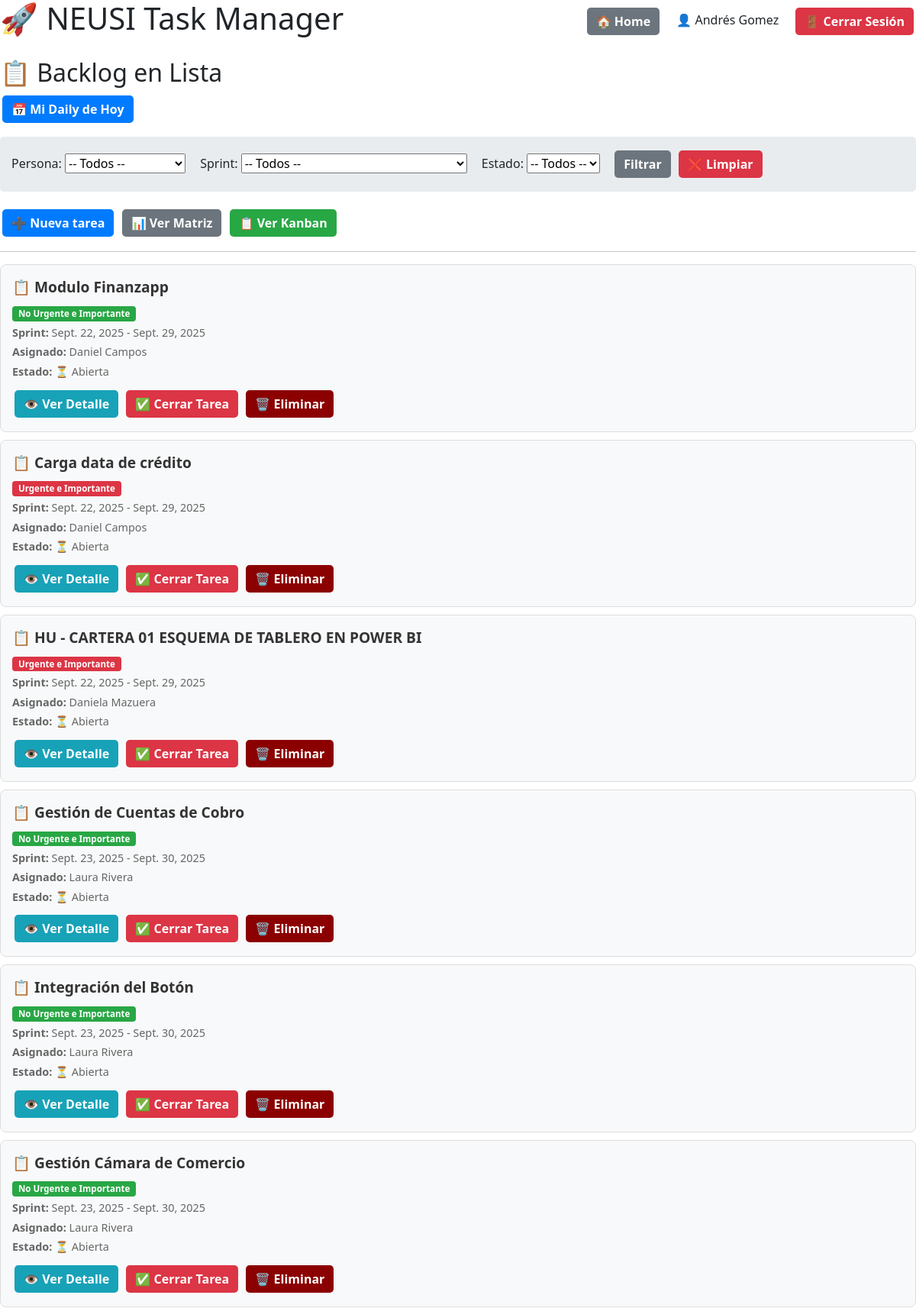
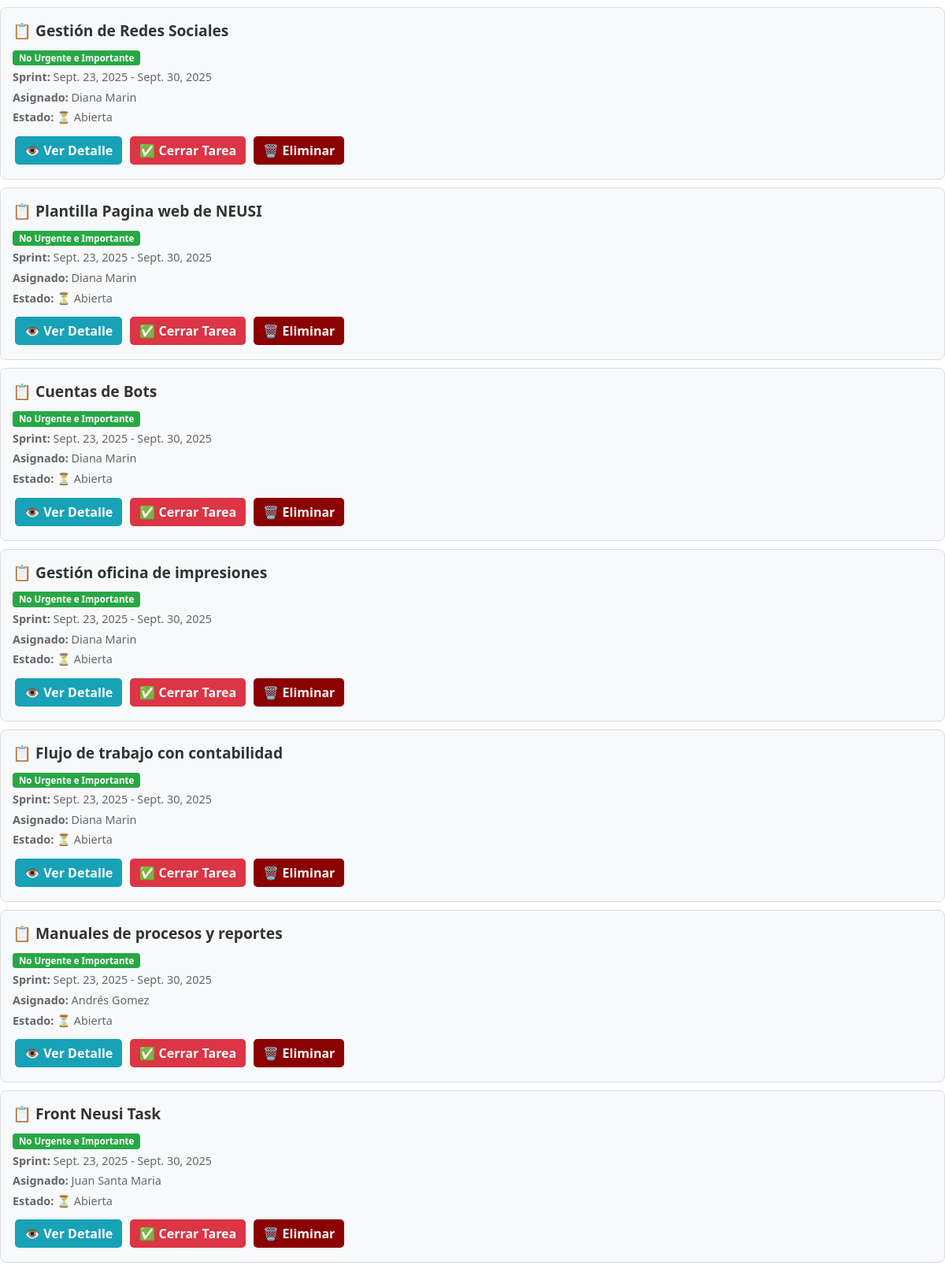
Page /lista/ (signed in, upper part) on the committed database (2 pictures, top to bottom).
### backlog/models.py (models this page shows, shortened)
class Tarea(models.Model):
    MATRIZ_CHOICES = [
        ("UI", "Urgente e Importante"),
        ("NUI", "No Urgente e Importante"),
        ("UNI", "Urgente y No Importante"),
        ("NUNI", "No Urgente y No Importante"),
    ]
    ESTADO_CHOICES = [
        ("NUEVO", "Nuevo"),
        ("APROBADO", "Aprobado"),
        ("EN_PROGRESO", "En Progreso"),
        ("COMPLETADO", "Completado"),
        ("BLOQUEADO", "Bloqueado"),
    ]
    titulo = models.CharField(max_length=200)
    descripcion = models.TextField(blank=True)
    criterios_aceptacion = models.TextField(
        blank=True,
        help_text="Criterios que deben cumplirse para cerrar esta tarea"
    )
    categoria = models.CharField(max_length=4, choices=MATRIZ_CHOICES)
    estado = models.CharField(
        max_length=20,
        choices=ESTADO_CHOICES,
        default="NUEVO",
        help_text="Estado actual de la tarea en el workflow"
    )
    asignado_a = models.ForeignKey(
        Integrante,
        on_delete=models.SET_NULL,
        null=True,
        blank=True,
        related_name="tareas_asignadas"
    )
    sprint = models.ForeignKey(Sprint, on_delete=models.CASCADE)
    completada = models.BooleanField(default=False)
    fecha_cierre = models.DateTimeField(null=True, blank=True)
    informe_cierre = models.FileField(
        upload_to="informes_cierre/",
        blank=True,
        null=True,
        help_text="Archivo requerido para cerrar la tarea"
    )

class Sprint(models.Model):
    nombre = models.CharField(max_length=50, default="Sprint")
    inicio = models.DateField()
    fin = models.DateField()

class Integrante(models.Model):
    ROL_PERMISOS = {
        "Lider Bases de datos": ["crear_tareas", "agregar_evidencias", "editar_tareas"],
        "Scrum Master / PO": ["crear_tareas", "agregar_evidencias", "editar_tareas"],
    }
    user = models.OneToOneField(User, on_delete=models.CASCADE)
    rol = models.CharField(max_length=100, blank=True)
    def puede_crear_tareas(self):
        permisos = self.ROL_PERMISOS.get(self.rol, [])
        return "crear_tareas" in permisos

### backlog/views.py (the view)
# urls.py: path("lista/", views.backlog_lista, name="backlog_lista"),
@login_required
def backlog_lista(request):
    try:
        usuario_integrante = request.user.integrante
        tiene_permisos_admin = usuario_integrante.puede_crear_tareas()
    except AttributeError:
        tiene_permisos_admin = False
        usuario_integrante = None
    if tiene_permisos_admin:
        tareas = Tarea.objects.all().select_related("asignado_a", "sprint")
        integrantes = Integrante.objects.all()
    else:
        tareas = Tarea.objects.filter(asignado_a=usuario_integrante) if usuario_integrante else Tarea.objects.none()
        integrantes = []
    sprints = Sprint.objects.all()
    persona_id = request.GET.get("persona")
    sprint_id = request.GET.get("sprint")
    estado = request.GET.get("estado")
    if persona_id and persona_id != "":
        try:
            tareas = tareas.filter(asignado_a__id=persona_id)
        except (ValueError, Integrante.DoesNotExist):
            pass
    if sprint_id and sprint_id != "":
        try:
            tareas = tareas.filter(sprint__id=sprint_id)
        except (ValueError, Sprint.DoesNotExist):
            pass
    if estado == "abiertas":
        tareas = tareas.filter(completada=False)
    elif estado == "cerradas":
        tareas = tareas.filter(completada=True)
    tareas = tareas.order_by("sprint__inicio", "categoria")
    return render(request, "backlog/backlog_lista.html", {
        "tareas": tareas,
        "sprints": sprints,
        "integrantes": integrantes,
        "estado": estado,
        "persona_id": persona_id,  # ✅ PASAR AL TEMPLATE
        "sprint_id": sprint_id,    # ✅ PASAR AL TEMPLATE
        "tiene_permisos_admin": tiene_permisos_admin,
    })

### backlog/templates/backlog/backlog_lista.html (shortened to what this page needs)
{% load static %}
<!DOCTYPE html>
<html>
<head>
    <link href="https://cdn.jsdelivr.net/npm/bootstrap@5.3.2/dist/css/bootstrap.min.css" rel="stylesheet">
</head>
<body>
    <div style="display: flex; justify-content: space-between; align-items: center; margin-bottom: 20px;">
        <h1>🚀 NEUSI Task Manager</h1>
        {% if request.user.is_authenticated %}
        <div style="text-align: right;">
            <a href="{% url 'home' %}" class="btn btn-secondary">🏠 Home</a>
            <span style="margin: 0 15px;">👤 {{ request.user.first_name|default:request.user.username }}</span>
            <a href="{% url 'logout' %}" class="btn btn-danger">🚪 Cerrar Sesión</a>
        </div>
        {% endif %}
    </div>
    <h2>📋 Backlog en Lista</h2>
    {% if request.user.is_authenticated and request.user.integrante %}
        <div style="margin-bottom: 15px;">
            <a href="{% url 'daily_personal' %}" class="btn btn-primary">
                📅 Mi Daily de Hoy
            </a>
        </div>
    {% endif %}
    <form method="get" style="margin-bottom: 20px; padding: 15px; background: #e9ecef; border-radius: 5px;">
        {% if tiene_permisos_admin %}
        <label for="persona">Persona:</label>
        <select name="persona" id="persona">
            <option value="">-- Todos --</option>
        </select>
        <label for="sprint" style="margin-left: 15px;">Sprint:</label>
        <select name="sprint" id="sprint">
            <option value="">-- Todos --</option>
        </select>
        {% else %}
        <div style="background: #fff3cd; padding: 10px; border-radius: 5px; border: 1px solid #ffeaa7; color: #856404; margin-bottom: 15px;">
            <strong>📋 Vista Personal:</strong> Solo puedes ver tus tareas asignadas.
            Para ver todas las tareas del equipo, contacta a Daniel Campos o Andrés Gómez.
        </div>
        {% endif %}
        <label for="estado" {% if tiene_permisos_admin %}style="margin-left: 15px;"{% endif %}>Estado:</label>
        <select name="estado" id="estado">
            <option value="">-- Todos --</option>
        </select>
        <button type="submit" class="btn btn-secondary" style="margin-left: 15px;">Filtrar</button>
        <a href="{% url 'backlog_lista' %}" class="btn btn-danger">❌ Limpiar</a>
    </form>
    <div style="margin-bottom: 15px;">
        {% if request.user.integrante.puede_crear_tareas %}
            <a href="{% url 'nueva_tarea' %}" class="btn btn-primary">➕ Nueva tarea</a>
        {% else %}
            <span class="btn" style="background-color: #ccc; color: #666; cursor: not-allowed;">➕ Nueva tarea (Sin permisos)</span>
        {% endif %}
        <a href="{% url 'backlog_matriz' %}" class="btn btn-secondary">📊 Ver Matriz</a>
        <a href="{% url 'kanban_board' %}" class="btn btn-success">📋 Ver Kanban</a>
    </div>
    <hr>
    {% for tarea in tareas %}
        <div class="tarea-card">
            <div class="tarea-titulo">📋 {{ tarea.titulo }}</div>
            <div class="tarea-meta">
                <span class="badge {% if tarea.categoria == 'UI' %}badge-ui{% elif tarea.categoria == 'NUI' %}badge-nui{% elif tarea.categoria == 'UNI' %}badge-uni{% else %}badge-nuni{% endif %}">
                    {{ tarea.get_categoria_display }}
                </span>
            </div>
            <div class="tarea-meta"><strong>Sprint:</strong> {{ tarea.sprint.inicio }} - {{ tarea.sprint.fin }}</div>
            <div class="tarea-meta"><strong>Asignado:</strong> {{ tarea.asignado_a.user.first_name }} {{ tarea.asignado_a.user.last_name }}</div>
            <div class="tarea-meta">
                <strong>Estado:</strong>
                {% if tarea.completada %}
                    ✅ Cerrada {% if tarea.fecha_cierre %}({{ tarea.fecha_cierre|date:"d/m/Y H:i" }}){% endif %}
                {% else %}
                    ⏳ Abierta
                {% endif %}
            </div>
            <div style="margin-top: 10px;">
                <a href="{% url 'detalle_tarea' tarea.id %}" class="btn btn-info">👁️ Ver Detalle</a>
                {% if not tarea.completada %}
                    <button type="button" class="btn btn-danger" data-bs-toggle="modal" data-bs-target="#cerrarTareaModal{{ tarea.id }}">
                        ✅ Cerrar Tarea
                    </button>
                {% endif %}
                {% if tiene_permisos_admin %}
                    <a href="{% url 'eliminar_tarea' tarea.id %}" class="btn btn-delete">
                        🗑️ Eliminar
                    </a>
                {% endif %}
            </div>
        </div>
    {% empty %}
        <div class="tarea-card">
            <p>No hay tareas registradas con los filtros seleccionados.</p>
        </div>
    {% endfor %}
</body>
</html>

### backlog/templates/backlog/backlog_lista.html (style rules this page uses)
.btn { padding: 6px 12px; margin: 3px; border: none; border-radius: 5px; text-decoration: none; color: white; font-weight: bold; }
.btn-primary { background-color: #007bff; }
.btn-secondary { background-color: #6c757d; }
.btn-danger { background-color: #dc3545; }
.btn-info { background-color: #17a2b8; }
.btn-delete { background-color: #8B0000; }
.btn-success { background-color: #28a745; }
.tarea-card { border: 1px solid #ddd; padding: 15px; margin: 10px 0; border-radius: 8px; background: #f8f9fa; }
.tarea-titulo { font-size: 1.2em; font-weight: bold; color: #333; margin-bottom: 8px; }
.tarea-meta { font-size: 0.9em; color: #666; margin: 4px 0; }
.badge { padding: 4px 8px; border-radius: 4px; color: white; font-size: 0.8em; }
.badge-ui { background-color: #dc3545; }
.badge-nui { background-color: #28a745; }

### rows in the picture
Tarea: titulo "Modulo Finanzapp", categoria "No Urgente e Importante", sprint.inicio "Sept. 22, 2025", sprint.fin "Sept. 29, 2025", asignado_a.user.first_name "Daniel Campos", completada "⏳ Abierta"
Tarea: titulo "Carga data de crédito", categoria "Urgente e Importante", sprint.inicio "Sept. 22, 2025", sprint.fin "Sept. 29, 2025", asignado_a.user.first_name "Daniel Campos", completada "⏳ Abierta"
Tarea: titulo "HU - CARTERA 01 ESQUEMA DE TABLERO EN POWER BI", categoria "Urgente e Importante", sprint.inicio "Sept. 22, 2025", sprint.fin "Sept. 29, 2025", asignado_a.user.first_name "Daniela Mazuera", completada "⏳ Abierta"
Tarea: titulo "Gestión de Cuentas de Cobro", categoria "No Urgente e Importante", sprint.inicio "Sept. 23, 2025", sprint.fin "Sept. 30, 2025", asignado_a.user.first_name "Laura Rivera", completada "⏳ Abierta"
Tarea: titulo "Integración del Botón", categoria "No Urgente e Importante", sprint.inicio "Sept. 23, 2025", sprint.fin "Sept. 30, 2025", asignado_a.user.first_name "Laura Rivera", completada "⏳ Abierta"
Tarea: titulo "Gestión Cámara de Comercio", categoria "No Urgente e Importante", sprint.inicio "Sept. 23, 2025", sprint.fin "Sept. 30, 2025", asignado_a.user.first_name "Laura Rivera", completada "⏳ Abierta"
Tarea: titulo "Gestión de Redes Sociales", categoria "No Urgente e Importante", sprint.inicio "Sept. 23, 2025", sprint.fin "Sept. 30, 2025", asignado_a.user.first_name "Diana Marin", completada "⏳ Abierta"
Tarea: titulo "Plantilla Pagina web de NEUSI", categoria "No Urgente e Importante", sprint.inicio "Sept. 23, 2025", sprint.fin "Sept. 30, 2025", asignado_a.user.first_name "Diana Marin", completada "⏳ Abierta"
Tarea: titulo "Cuentas de Bots", categoria "No Urgente e Importante", sprint.inicio "Sept. 23, 2025", sprint.fin "Sept. 30, 2025", asignado_a.user.first_name "Diana Marin", completada "⏳ Abierta"
Tarea: titulo "Gestión oficina de impresiones", categoria "No Urgente e Importante", sprint.inicio "Sept. 23, 2025", sprint.fin "Sept. 30, 2025", asignado_a.user.first_name "Diana Marin", completada "⏳ Abierta"
Tarea: titulo "Flujo de trabajo con contabilidad", categoria "No Urgente e Importante", sprint.inicio "Sept. 23, 2025", sprint.fin "Sept. 30, 2025", asignado_a.user.first_name "Diana Marin", completada "⏳ Abierta"
Tarea: titulo "Manuales de procesos y reportes", categoria "No Urgente e Importante", sprint.inicio "Sept. 23, 2025", sprint.fin "Sept. 30, 2025", asignado_a.user.first_name "Andrés Gomez", completada "⏳ Abierta"
Tarea: titulo "Front Neusi Task", categoria "No Urgente e Importante", sprint.inicio "Sept. 23, 2025", sprint.fin "Sept. 30, 2025", asignado_a.user.first_name "Juan Santa Maria", completada "⏳ Abierta"

### other values in the picture
{{ request.user.first_name|default:request.user.username }} "Andrés Gomez"
